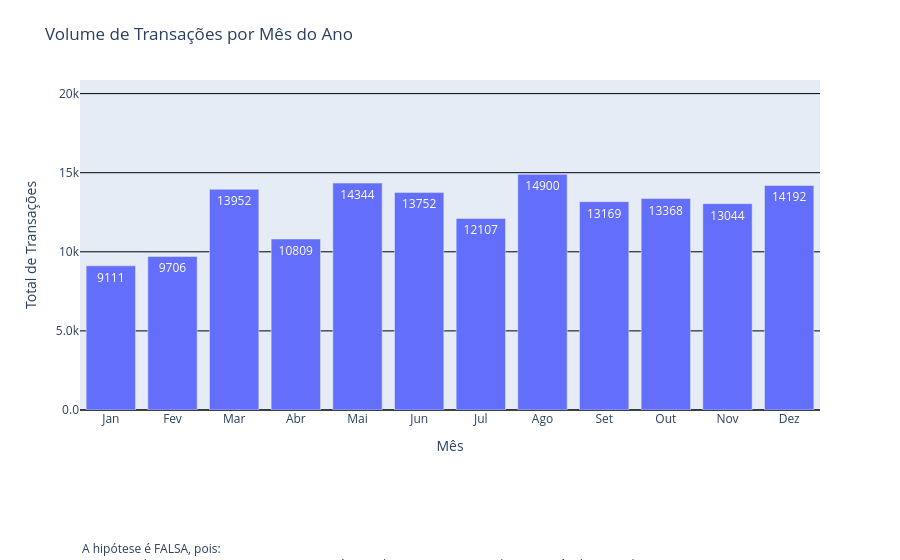

The notebook cell saved with this chart:
### Code cell
# Hipótese 5. O mês de dezembro apresenta um número maior transações em comparação com os demais
# meses do ano.

# A hipótese é FALSA, pois: Os meses de Agosto e Maio apresentam um número de transações maior do que o mês de Dezembro


# convertendo o tipo de data_transacao para datetime
df['data_transacao'] = pd.to_datetime(df['data_transacao'])

df['mes'] = df['data_transacao'].dt.month

df_agregado = df.groupby('mes').size().reset_index(name='contagem_transacoes')
df_agregado.columns = ['Mês', 'Número de Transações']

mes_renomear = {
    1: 'Jan',
    2: 'Fev',
    3: 'Mar',
    4: 'Abr',
    5: 'Mai',
    6: 'Jun',
    7: 'Jul',
    8: 'Ago',
    9: 'Set',
    10: 'Out',
    11: 'Nov',
    12: 'Dez',
}

df_agregado['Mês'] = df_agregado['Mês'].map(mes_renomear)

fig = px.bar(
    df_agregado,
    x='Mês',
    y='Número de Transações',
    # Ordena o eixo X corretamente pelo número do mês (Dimensão Tempo)
    category_orders={'Mês Nome': [mes_renomear[i] for i in range(1, 13)]},
    title='Volume de Transações por Mês do Ano',
    text='Número de Transações',
    labels={
        'Número de Transações': 'Total de Transações',
    }
)

fig.add_annotation(
    text= "A hipótese é FALSA, pois:<br>Os meses de Agosto e Maio apresentam um número de transações maior do que o mês de Dezembro",
    xref="paper", yref="paper",
    x=0, y=-.5,  # posição abaixo do gráfico
    showarrow=False,
    font=dict(size=12),
    align="left"
)

fig.update_layout(
    margin=dict(
        t=80,b=150
    ),
    yaxis_tickformat='.2s', # Formata o eixo Y em notação abreviada (ex: 1M para 1.000.000)
    hovermode='x unified',
    yaxis=dict(
        showgrid=True,
        gridcolor='black',
        gridwidth=1,
        range=[0, df_agregado['Número de Transações'].max() * 1.4],
        zeroline=True,
        zerolinecolor='black',
        zerolinewidth=1.5,
    )
)

fig.show()

### Figure 1 — Plotly figure (JSON) as saved in the notebook; plotly's stock layout.template omitted (floating-point values rounded to 4 significant figures)
{"data": [{"hovertemplate": "Mês=%{x}<br>Total de Transações=%{text}<extra></extra>", "legendgroup": "", "marker": {"color": "#636efa", "pattern": {"shape": ""}}, "name": "", "orientation": "v", "showlegend": false, "text": [9111.0, 9706.0, 13950.0, 10810.0, 14340.0, 13750.0, 12110.0, 14900.0, 13170.0, 13370.0, 13040.0, 14190.0], "textposition": "auto", "type": "bar", "x": ["Jan", "Fev", "Mar", "Abr", "Mai", "Jun", "Jul", "Ago", "Set", "Out", "Nov", "Dez"], "xaxis": "x", "y": [9111, 9706, 13952, 10809, 14344, 13752, 12107, 14900, 13169, 13368, 13044, 14192], "yaxis": "y"}], "layout": {"annotations": [{"align": "left", "font": {"size": 12}, "showarrow": false, "text": "A hipótese é FALSA, pois:<br>Os meses de Agosto e Maio apresentam um número de transações maior do que o mês de Dezembro", "x": 0, "xref": "paper", "y": -0.5, "yref": "paper"}], "barmode": "relative", "hovermode": "x unified", "legend": {"tracegroupgap": 0}, "margin": {"b": 150, "t": 80}, "title": {"text": "Volume de Transações por Mês do Ano"}, "xaxis": {"anchor": "y", "domain": [0, 1], "title": {"text": "Mês"}}, "yaxis": {"anchor": "x", "domain": [0, 1], "gridcolor": "black", "gridwidth": 1, "range": [0, 20860], "showgrid": true, "tickformat": ".2s", "title": {"text": "Total de Transações"}, "zeroline": true, "zerolinecolor": "black", "zerolinewidth": 1.5}}}
